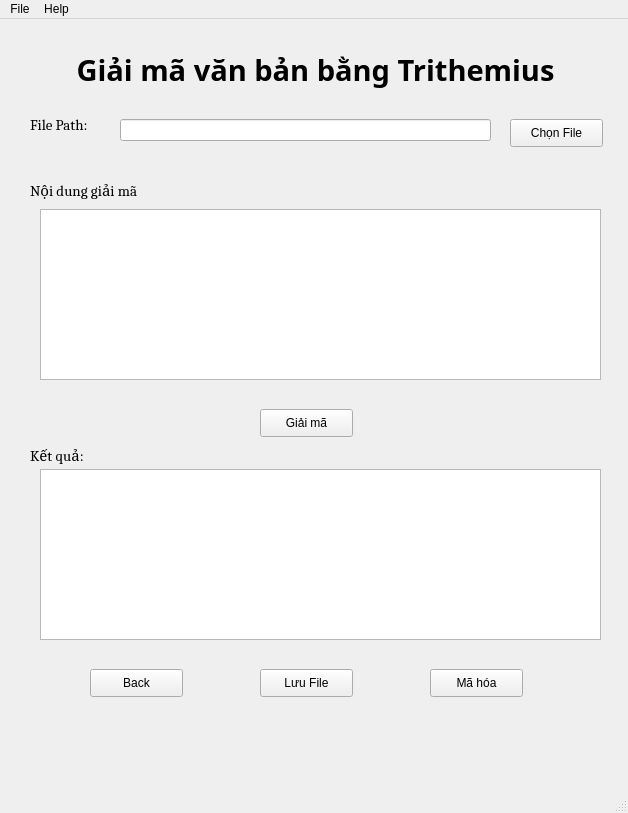
<?xml version="1.0" encoding="UTF-8"?>
<ui version="4.0">
 <class>MainWindow</class>
 <widget class="QMainWindow" name="MainWindow">
  <property name="geometry">
   <rect>
    <x>0</x>
    <y>0</y>
    <width>628</width>
    <height>813</height>
   </rect>
  </property>
  <property name="windowTitle">
   <string>MainWindow</string>
  </property>
  <widget class="QWidget" name="centralwidget">
   <widget class="QPushButton" name="btnMaHoaTrithemius">
    <property name="geometry">
     <rect>
      <x>430</x>
      <y>650</y>
      <width>93</width>
      <height>28</height>
     </rect>
    </property>
    <property name="font">
     <font>
      <pointsize>9</pointsize>
     </font>
    </property>
    <property name="text">
     <string>Mã hóa</string>
    </property>
   </widget>
   <widget class="QPushButton" name="btnGiaiMaTrithemius">
    <property name="geometry">
     <rect>
      <x>260</x>
      <y>390</y>
      <width>93</width>
      <height>28</height>
     </rect>
    </property>
    <property name="font">
     <font>
      <pointsize>9</pointsize>
     </font>
    </property>
    <property name="text">
     <string>Giải mã</string>
    </property>
   </widget>
   <widget class="QPushButton" name="btnBack">
    <property name="geometry">
     <rect>
      <x>90</x>
      <y>650</y>
      <width>93</width>
      <height>28</height>
     </rect>
    </property>
    <property name="font">
     <font>
      <pointsize>9</pointsize>
     </font>
    </property>
    <property name="text">
     <string>Back</string>
    </property>
   </widget>
   <widget class="QPushButton" name="btnChonFile">
    <property name="geometry">
     <rect>
      <x>510</x>
      <y>100</y>
      <width>93</width>
      <height>28</height>
     </rect>
    </property>
    <property name="font">
     <font>
      <pointsize>9</pointsize>
     </font>
    </property>
    <property name="text">
     <string>Chọn File</string>
    </property>
   </widget>
   <widget class="QPushButton" name="btnSave">
    <property name="geometry">
     <rect>
      <x>260</x>
      <y>650</y>
      <width>93</width>
      <height>28</height>
     </rect>
    </property>
    <property name="font">
     <font>
      <pointsize>9</pointsize>
     </font>
    </property>
    <property name="text">
     <string>Lưu File</string>
    </property>
   </widget>
   <widget class="QTextEdit" name="result">
    <property name="geometry">
     <rect>
      <x>40</x>
      <y>450</y>
      <width>561</width>
      <height>171</height>
     </rect>
    </property>
   </widget>
   <widget class="QTextEdit" name="input">
    <property name="geometry">
     <rect>
      <x>40</x>
      <y>190</y>
      <width>561</width>
      <height>171</height>
     </rect>
    </property>
   </widget>
   <widget class="QLabel" name="label">
    <property name="geometry">
     <rect>
      <x>40</x>
      <y>0</y>
      <width>551</width>
      <height>101</height>
     </rect>
    </property>
    <property name="font">
     <font>
      <family>Sitka Heading Semibold</family>
      <pointsize>22</pointsize>
      <weight>75</weight>
      <bold>true</bold>
     </font>
    </property>
    <property name="text">
     <string>Giải mã văn bản bằng Trithemius</string>
    </property>
    <property name="alignment">
     <set>Qt::AlignCenter</set>
    </property>
   </widget>
   <widget class="QLineEdit" name="EdtPath">
    <property name="geometry">
     <rect>
      <x>120</x>
      <y>100</y>
      <width>371</width>
      <height>22</height>
     </rect>
    </property>
   </widget>
   <widget class="QLabel" name="label_2">
    <property name="geometry">
     <rect>
      <x>30</x>
      <y>90</y>
      <width>81</width>
      <height>31</height>
     </rect>
    </property>
    <property name="font">
     <font>
      <family>Cambria</family>
      <pointsize>11</pointsize>
      <weight>50</weight>
      <bold>false</bold>
     </font>
    </property>
    <property name="text">
     <string>File Path:</string>
    </property>
   </widget>
   <widget class="QLabel" name="label_3">
    <property name="geometry">
     <rect>
      <x>30</x>
      <y>150</y>
      <width>171</width>
      <height>41</height>
     </rect>
    </property>
    <property name="font">
     <font>
      <family>Cambria</family>
      <pointsize>11</pointsize>
      <weight>50</weight>
      <bold>false</bold>
     </font>
    </property>
    <property name="text">
     <string>Nội dung giải mã</string>
    </property>
   </widget>
   <widget class="QLabel" name="label_4">
    <property name="geometry">
     <rect>
      <x>30</x>
      <y>420</y>
      <width>141</width>
      <height>31</height>
     </rect>
    </property>
    <property name="font">
     <font>
      <family>Cambria</family>
      <pointsize>11</pointsize>
      <weight>50</weight>
      <bold>false</bold>
     </font>
    </property>
    <property name="text">
     <string>Kết quả:</string>
    </property>
   </widget>
  </widget>
  <widget class="QMenuBar" name="menubar">
   <property name="geometry">
    <rect>
     <x>0</x>
     <y>0</y>
     <width>628</width>
     <height>26</height>
    </rect>
   </property>
   <widget class="QMenu" name="menuFile">
    <property name="title">
     <string>File</string>
    </property>
    <addaction name="actionOpen_File"/>
    <addaction name="actionSave_File"/>
    <addaction name="separator"/>
    <addaction name="actionExit"/>
   </widget>
   <widget class="QMenu" name="menuHelp">
    <property name="title">
     <string>Help</string>
    </property>
   </widget>
   <addaction name="menuFile"/>
   <addaction name="menuHelp"/>
  </widget>
  <widget class="QStatusBar" name="statusbar"/>
  <action name="actionOpen_File">
   <property name="text">
    <string>Open File</string>
   </property>
  </action>
  <action name="actionSave_File">
   <property name="text">
    <string>Save File</string>
   </property>
  </action>
  <action name="actionExit">
   <property name="text">
    <string>Exit</string>
   </property>
  </action>
 </widget>
 <resources/>
 <connections/>
</ui>
